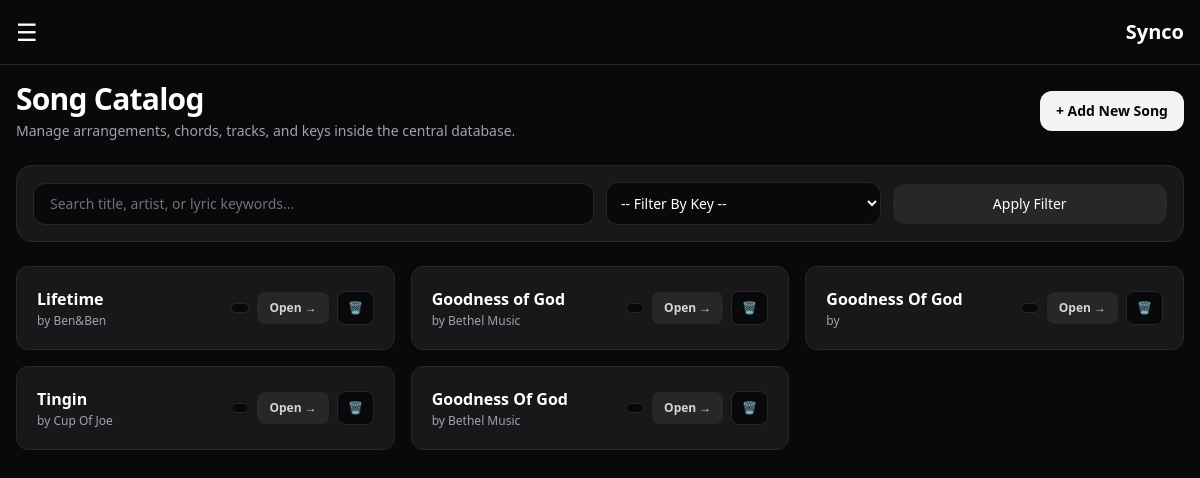
Before: /songs/ with the older database file.
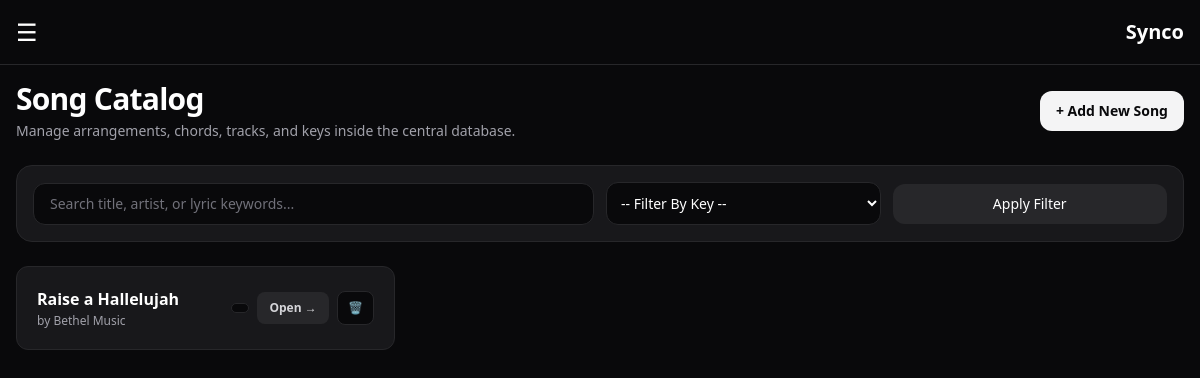
After: the same page with the newer database file.
### songs/models.py (models this page shows)
class Song(models.Model):
    title = models.CharField(max_length=200)
    artist = models.CharField(max_length=200)
    lyrics = models.TextField()
    chords = models.TextField()
    youtube_id = models.CharField(max_length=50, blank=True, null=True)
    created_at = models.DateTimeField(auto_now_add=True)

### songs/views.py (the view)
# urls.py: path('', views.song_list_view, name='song_list'),
def song_list_view(request):
    songs = Song.objects.all().order_by('-created_at')
    return render(request, 'songs/song_list.html', {'songs': songs})

### templates/songs/song_list.html (shortened to what this page needs)
{% extends 'base.html' %}
{% block content %}
<div class="space-y-6">
    <div class="flex flex-col sm:flex-row sm:items-center sm:justify-between gap-4">
        <div>
            <h1 class="text-3xl font-extrabold text-white tracking-tight">Song Catalog</h1>
            <p class="text-zinc-400 text-sm mt-1">Manage arrangements, chords, tracks, and keys inside the central database.</p>
        </div>
        <a href="{% url 'song_create' %}" class="inline-flex items-center justify-center bg-zinc-100 hover:bg-zinc-200 text-zinc-950 font-semibold px-4 py-2.5 rounded-xl transition text-sm">
            + Add New Song
        </a>
    </div>
    <form method="GET" action="{% url 'song_list' %}" class="bg-zinc-900 border border-zinc-800 p-4 rounded-2xl grid grid-cols-1 md:grid-cols-4 gap-3 items-center">
        <div class="md:col-span-2 relative">
            <input type="text" name="q" value="{{ query }}" placeholder="Search title, artist, or lyric keywords..." class="w-full bg-zinc-950 border border-zinc-800 rounded-xl py-2.5 pl-4 pr-10 text-sm text-white focus:outline-none focus:border-zinc-700 placeholder:text-zinc-500">
        </div>
        <div>
            <select name="key" onchange="this.form.submit();" class="w-full bg-zinc-950 border border-zinc-800 rounded-xl p-2.5 text-sm text-white focus:outline-none focus:border-zinc-700">
                <option value="">-- Filter By Key --</option>
            </select>
        </div>
        <div class="flex gap-2">
            <button type="submit" class="flex-1 bg-zinc-800 hover:bg-zinc-700 text-white font-medium text-sm py-2.5 rounded-xl transition">
                Apply Filter
            </button>
        </div>
    </form>
    {% if songs %}
        <div class="grid grid-cols-1 md:grid-cols-2 lg:grid-cols-3 gap-4">
            {% for song in songs %}
                <div class="bg-zinc-900 border border-zinc-800 p-5 rounded-xl hover:border-zinc-700 transition flex items-center justify-between group">
                    <div class="truncate mr-4">
                        <h3 class="text-base font-bold text-white truncate group-hover:text-zinc-200 transition">{{ song.title }}</h3>
                        <p class="text-zinc-400 text-xs truncate mt-0.5">by {{ song.artist }}</p>
                    </div>
                    <div class="flex items-center gap-2 shrink-0">
                        <span class="font-mono text-xs font-black bg-zinc-950 text-zinc-400 border border-zinc-800 px-2 py-1 rounded-lg">
                        </span>
                        <a href="{% url 'song_detail' song.pk %}" class="bg-zinc-800 hover:bg-zinc-100 text-zinc-300 hover:text-zinc-950 text-xs font-bold px-3 py-2 rounded-lg transition">
                            Open &rarr;
                        </a>
                        <a href="{% url 'song_delete' song.pk %}"
                           onclick="return confirm('Are you sure you want to delete \'{{ song.title }}\'?');"
                           class="bg-zinc-950 hover:bg-red-950 text-zinc-500 hover:text-red-400 border border-zinc-800 hover:border-red-900 text-xs font-bold px-2.5 py-2 rounded-lg transition"
                           title="Delete Song">
                            🗑️
                        </a>
                    </div>
                </div>
            {% endfor %}
        </div>
    {% endif %}
</div>
{% endblock %}

### templates/base.html (shortened to what this page needs)
<!DOCTYPE html>
<html lang="en">
<head>
    <script src="https://cdn.tailwindcss.com"></script>
</head>
<body class="bg-zinc-950 text-white">
    <nav class="p-4 flex items-center justify-between border-b border-zinc-800">
        <button onclick="toggleSidebar()" class="text-2xl z-50">☰</button>
        <span class="font-bold text-xl">Synco</span>
    </nav>
    <main class="p-4">{% block content %}{% endblock %}</main>
</body>
</html>

Changed rows visible on the page:
removed Song: title "Lifetime", artist "Ben&Ben"
removed Song: title "Goodness of God", artist "Bethel Music"
removed Song: title "Goodness Of God"
removed Song: title "Tingin", artist "Cup Of Joe"
removed Song: title "Goodness Of God", artist "Bethel Music"
added Song: title "Raise a Hallelujah", artist "Bethel Music"
